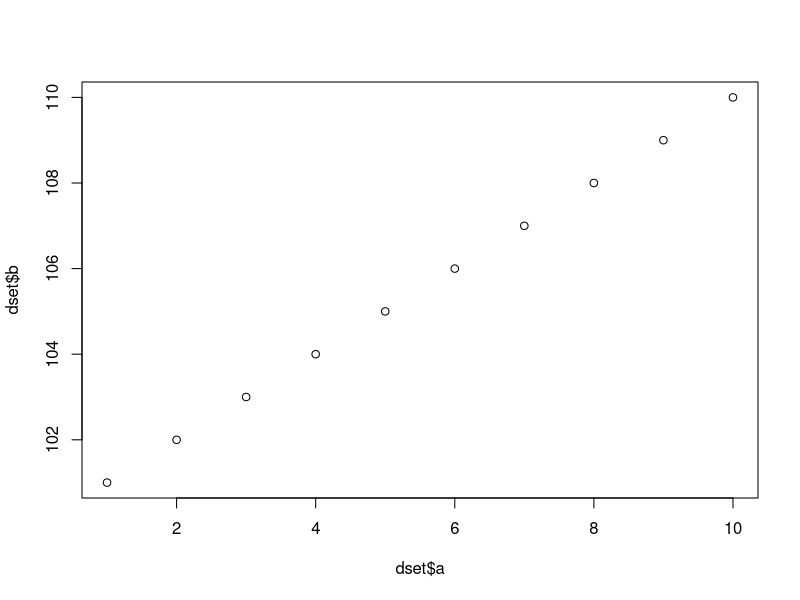

This figure's R source: (Note: this script raises an error after producing the figure.)
## ------------------------------------------------------
## 01_CLASS01.R - R Script for Lecture 01 (GIS course).

# version: 1.0
# Author: Bruno Conte Leite @2022-23 b.conte@unibo.it
# Revised by Ana María Callejas

## ------------------------------------------------------


# 1. R BASICS: ENVIRONMENT AND PACKAGES ----

# 1.1. Working directory:

getwd() # learn which is the current working directory
setwd("C:/Users/amcal/Documentos/Clases/4-GIS/Lecture1")

# 1.2. Basic R elements:

# creating vectors:
1:10
c("a", "b", "c", "abc", "def")
vector <- c("a", "b", "c", "abc", "def")
vector[2]
vector[-2]
vector <- rep(vector, 2)
vector

# creating datasets - data.frame function:
dset <- data.frame(a = 1:10, b = 101:110, words = vector, stringsAsFactors=T)
class(dset)
# be careful with factors in R! Factors -> as.numeric
class(dset$words)
as.numeric(dset$words)

dset <- data.frame(a = 1:10, b = 101:110, words = vector, stringsAsFactors=F)
class(dset$words)
as.numeric(dset$words) #Characters -> as.numeric -> NA's

dset[1,2]
dset[1, 'b']

dset[,2]
dset[,'b']
dset$b

# Hint: NEVER use the number (for columns/variables)!

# plotting:
plot(dset$a, dset$b)

# appending data:
dset <- rbind(dset, c(3,6, "bruno"))
# the same for cbind (over columns)
dset
# creating lists (sets):
dlist <- list(a = c("a", "b", "c", "abc", "def"), b = dset)
dlist[[1]]
dlist$a
dlist
# removing elements from environment:

ls() # list of elements in the environment
rm(dset)
rm(dlist)
rm(list = ls()) # cleaning environment

# character(0) = empty environment!

# 1.3. Working with packages/libraries:

# Example 1: data.table (package for high-dimension, fast
# data computations):

# install library (only once for each computer):
# install.packages('data.table')

# load library (its functions will become available):
library(data.table)

# data.table::year(as.Date('10-01-1959'))
# once the library is loaded, no need of data.table::
year(as.Date('10-01-1959'))

# Datasets library: contains several datasets
# https://stat.ethz.ch/R-manual/R-devel/library/datasets/html/00Index.html

datasets::AirPassengers
df.airqual <- data.table(airquality)
df.airqual
# Example of data operations: merging datasets

df.months <- data.table(Month = 1:12, month.text = month.name)
df.months

merge.data.table(df.airqual,df.months)

df.merged <- merge.data.table(df.airqual,df.months)

# Example 2: tidyverse library

# This is the most comprehensive, complete library
# of data sciences tools in R:

# https://www.tidyverse.org/

library(dplyr)

# Uses the "pipe" syntax (%>%)
# https://style.tidyverse.org/pipes.html

# Merging:
df.merged <- df.airqual %>% 
  left_join(df.months)

# Tibbles - class of tidyverse data frames:
df.merged <- tibble(df.merged)
df.merged # Better way of visualizing data frames.

# Selecting specific variables:
df.merged %>% 
  select(month.text, Day, Wind)

# Filtering a dataset:
df.merged %>% 
  filter(Month==5)

# Combining operations:
df.merged %>% 
  filter(month.text=='August') %>% 
  select(Month,Day,Ozone)

# There are several data operations (check them
# out: https://dplyr.tidyverse.org/)

# Saving/exporting data:

# Rdata files: optimized storage (wrt disk space):
save(df.merged,file = 'merged_dataset.rdata')

# My advise: always export data in csv with 'tab' separator:
fwrite(x = df.merged,file = 'merged_dataset.csv', sep = '\t')

# if you like Stata files:
library(haven)

# Importantly: Stata does not allow for '.' or other
# symbols in the column names. Replace them with '_':
setnames(df.merged, gsub('\\.', '_',tolower(names(df.merged))))
# Exporting it:
write_dta(data = df.merged, path = 'merged_dataset.dta')

# Example 3: plotting data with ggplot2 (part of tidyverse)
# https://ggplot2.tidyverse.org/index.html

library(ggplot2)

# Bar plot:
p <- ggplot(df.merged) +
  geom_bar(aes(x = month.text))
p
# Histogram:
p <- ggplot(df.merged) +
  geom_histogram(aes(x = Temp))
p
# Importance of aesthetics:
p <- ggplot(df.merged) +
  geom_histogram(aes(x = Temp, fill = month.text))
p
# Scatter plots (point):
ggplot(df.merged) + 
  geom_point(aes(Month,Temp, color = month.text))
# Importance of aesthetics:
ggplot(df.merged) + 
  geom_point(aes(Month,Temp, color = month.text))
# Correlation wind vs. temperature:
ggplot(df.merged) + 
  geom_point(aes(Wind,Temp))
ggplot(df.merged) + 
  geom_point(aes(Wind,Temp,color = month.text))
# Adding a layer (in this case, functional format):
ggplot(df.merged) + 
  geom_point(aes(Wind,Temp)) +
  geom_smooth(aes(Wind,Temp))
# Linear relation:
ggplot(df.merged) + 
  geom_point(aes(Wind,Temp)) +
  geom_smooth(aes(Wind,Temp),method = 'lm')

# For hands-in exercises:

# EX1: Histogram 
rm(list = ls())

df.ex.1 <- data.table(datasets::CO2)

dfco2 <-tibble(df.ex.1)

p <- ggplot(dfco2) +
  geom_histogram(aes(x=uptake, fill = Type))
p


#EX2: Murder rates across states
rm(list = ls())

df.ex.2 <- data.table(datasets::state.x77)

dfmurd <- tibble(df.ex.2)

dfmurdd <- dfmurd %>%
  mutate(Density = Population/Area) %>%
  mutate(high.dens = ifelse(Density >= mean(Density), T, F))


p <- ggplot(dfmurdd) +
  geom_point(aes(Income, Murder, color = high.dens)) +
  geom_smooth(aes(Income, Murder))
p

# removing outliers income > 6000

df.fil <- dfmurdd %>%
  filter(Income<6000)

p<- ggplot(df.fil) +
  geom_point(aes(Income, Murder, color = high.dens)) +
  geom_smooth(aes(Income, Murder))
p
# ----






































































































# 
# 
